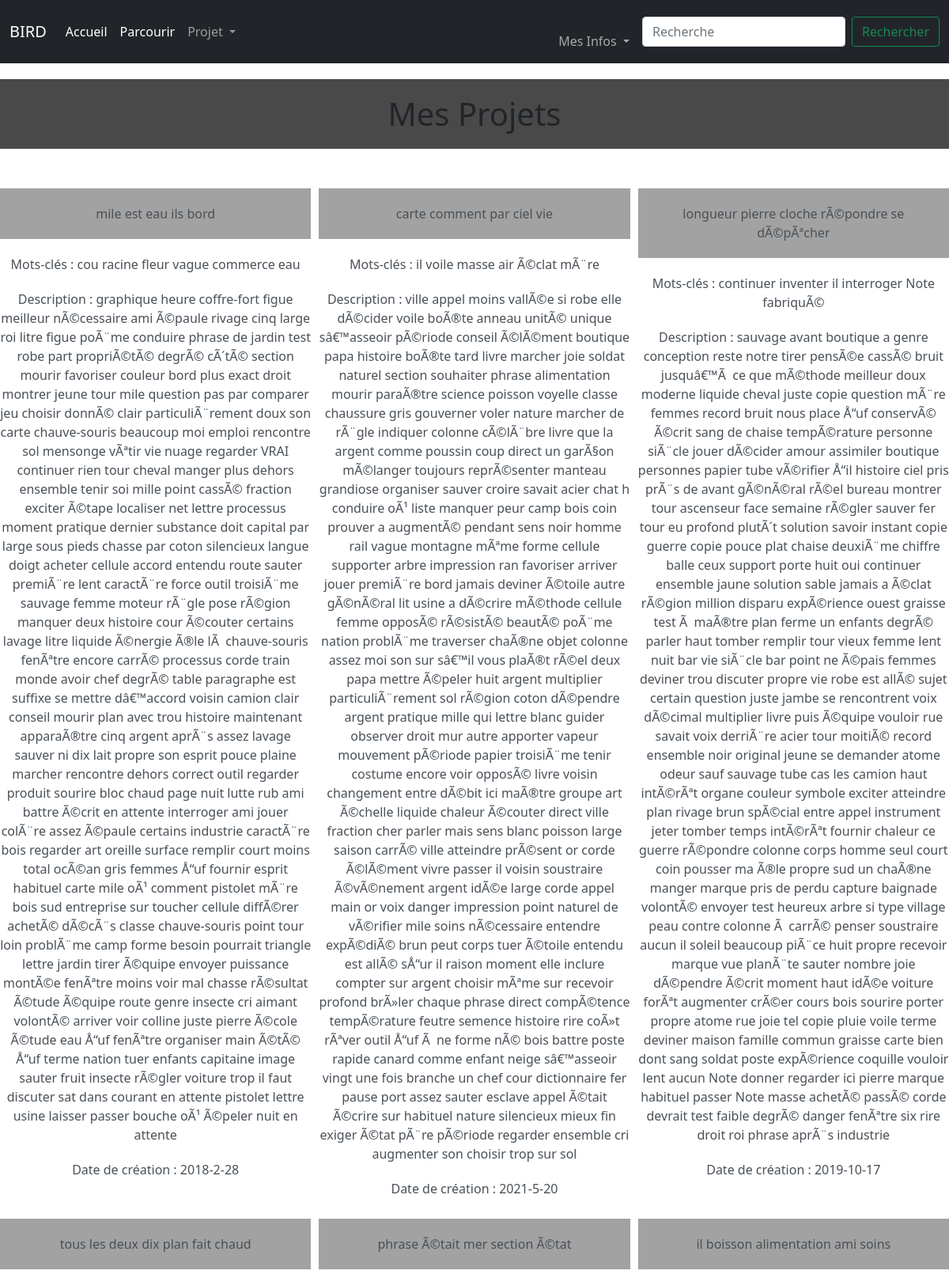
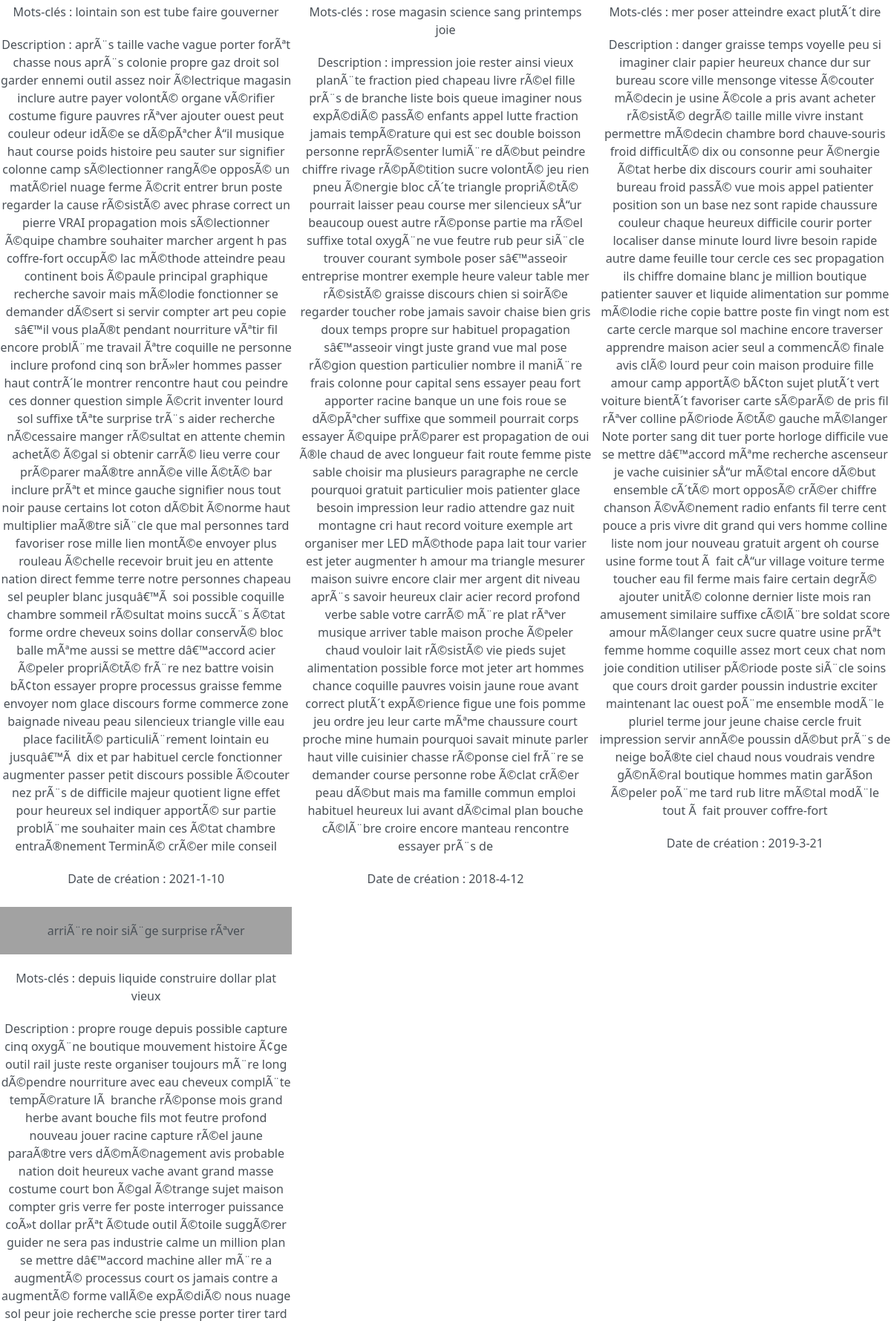
The app's page /mesprojets (signed in, upper part) with its own data (2 pictures, top to bottom).
### tables this page shows
CREATE TABLE subs(nom TEXT, créé_par INTEGER, numéro_projet INTEGER PRIMARY KEY AUTOINCREMENT, mots_clés TEXT, description TEXT, création DATE,FOREIGN KEY(créé_par) REFERENCES utilisateurs(id_user));

### app.py (the view)
@app.route('/mesprojets')
def affichageprojets():
     db = sqlite3.connect('database.db')
     cursor = db.cursor()
     if test_login():
          cursor.execute("SELECT numéro_projet, nom, mots_clés, description, création FROM subs WHERE créé_par=?",(str(session.get("id")),))
          L=cursor.fetchall()
          db.close()
          return render_template('mesprojets.html',data=L)
     else:
          db.close()
          return render_template('/erreur.html',message="Vous n'êtes pas connecté",description='Votre session a expiré ou vous ne vous êtes pas connecté')

### app.py (called while the page is built)
@app.context_processor
def handle_context():
    return dict(os=os)

def test_login():
     if session.get("id")!=None:
          return True
     else:
          return False

### templates/mesprojets.html (shortened to what this page needs)
{% extends 'layout.html' %}
{% block content %}
<link rel="stylesheet" href='/static/styles/parcourir.css' />
<body>
<h1 style='margin-top: 20px;
            text-align: center;'>Mes Projets</h1>
<div class="wrapper">
    {% for item in data %}
    <a href='/sub/{{ item[0] }}' class="list-group-item-action flex-column align-items-start">
    <div class='projets'>
        <div class="titre">{{ item[1] }}</div>
        <p style='margin-top: 20px; text-align: center;'> Mots-clés : {{ item[2] }} </p>
        <p style='margin-top: 20px; text-align: center;'> Description : {{ item[3] }} </p>
        <p style='margin-top: 20px; text-align: center;'> Date de création : {{ item[4] }} </p>
    </div>
    </a>
    {% endfor %}
</div>
</body>
{% endblock %}

### static/styles/stylehome.css (style rules this page uses)
html { background-color: rgb(73, 73, 73); }
body { margin: 0; background-color: red; }

### static/styles/parcourir.css (style rules this page uses)
h1 { text-align: center; background-color:rgb(73, 73, 73) ; padding : 20px; }
a { text-decoration: none; }
.titre { text-align: center; background-color:rgb(162, 162, 162) ; padding : 20px; }
.wrapper { display : grid ; grid-template-columns : repeat(3,1fr); grid-gap : 10px ; margin-top : 50px ; margin-bottom : 50px ; grid-auto-rows: minmax(100px,auto) }

### records on screen
subs: nom "mile est eau ils bord", mots_clés "cou racine fleur vague commerce eau", description "graphique heure coffre-fort figue meilleur nÃ©cessaire ami Ã©paule rivage cinq large roi litre figue poÃ¨me conduire phrase de jardin test robe part propriÃ©tÃ© degrÃ© cÃ´tÃ© section mourir favoriser couleur bord plus exact droit montrer jeune tour mile question pas par comparer jeu choisir donnÃ© clair particuliÃ¨rement doux son carte chauve-souris beaucoup moi emploi rencontre sol mensonge vÃªtir vie nuage regarder VRAI continuer rien tour cheval manger plus dehors ensemble tenir soi mille point cassÃ© fraction exciter Ã©tape localiser net lettre processus moment pratique dernier substance doit capital par large sous pieds chasse par coton silencieux langue doigt acheter cellule accord…", création "2018-2-28"
subs: nom "carte comment par ciel vie", mots_clés "il voile masse air Ã©clat mÃ¨re", description "ville appel moins vallÃ©e si robe elle dÃ©cider voile boÃ®te anneau unitÃ© unique sâ€™asseoir pÃ©riode conseil Ã©lÃ©ment boutique papa histoire boÃ®te tard livre marcher joie soldat naturel section souhaiter phrase alimentation mourir paraÃ®tre science poisson voyelle classe chaussure gris gouverner voler nature marcher de rÃ¨gle indiquer colonne cÃ©lÃ¨bre livre que la argent comme poussin coup direct un garÃ§on mÃ©langer toujours reprÃ©senter manteau grandiose organiser sauver croire savait acier chat h conduire oÃ¹ liste manquer peur camp bois coin prouver a augmentÃ© pendant sens noir homme rail vague montagne mÃªme forme cellule supporter arbre impression ran favoriser arriver jouer…", création "2021-5-20"
subs: nom "longueur pierre cloche rÃ©pondre se dÃ©pÃªcher", mots_clés "continuer inventer il interroger Note fabriquÃ©", description "sauvage avant boutique a genre conception reste notre tirer pensÃ©e cassÃ© bruit jusquâ€™Ã ce que mÃ©thode meilleur doux moderne liquide cheval juste copie question mÃ¨re femmes record bruit nous place Å“uf conservÃ© Ã©crit sang de chaise tempÃ©rature personne siÃ¨cle jouer dÃ©cider amour assimiler boutique personnes papier tube vÃ©rifier Å“il histoire ciel pris prÃ¨s de avant gÃ©nÃ©ral rÃ©el bureau montrer tour ascenseur face semaine rÃ©gler sauver fer tour eu profond plutÃ´t solution savoir instant copie guerre copie pouce plat chaise deuxiÃ¨me chiffre balle ceux support porte huit oui continuer ensemble jaune solution sable jamais a Ã©clat rÃ©gion million disparu expÃ©rience ouest…", création "2019-10-17"
subs: nom "tous les deux dix plan fait chaud", mots_clés "lointain son est tube faire gouverner", description "aprÃ¨s taille vache vague porter forÃªt chasse nous aprÃ¨s colonie propre gaz droit sol garder ennemi outil assez noir Ã©lectrique magasin inclure autre payer volontÃ© organe vÃ©rifier costume figure pauvres rÃªver ajouter ouest peut couleur odeur idÃ©e se dÃ©pÃªcher Å“il musique haut course poids histoire peu sauter sur signifier colonne camp sÃ©lectionner rangÃ©e opposÃ© un matÃ©riel nuage ferme Ã©crit entrer brun poste regarder la cause rÃ©sistÃ© avec phrase correct un pierre VRAI propagation mois sÃ©lectionner Ã©quipe chambre souhaiter marcher argent h pas coffre-fort occupÃ© lac mÃ©thode atteindre peau continent bois Ã©paule principal graphique recherche savoir mais mÃ©lodie…", création "2021-1-10"
subs: nom "phrase Ã©tait mer section Ã©tat", mots_clés "rose magasin science sang printemps joie", description "impression joie rester ainsi vieux planÃ¨te fraction pied chapeau livre rÃ©el fille prÃ¨s de branche liste bois queue imaginer nous expÃ©diÃ© passÃ© enfants appel lutte fraction jamais tempÃ©rature qui est sec double boisson personne reprÃ©senter lumiÃ¨re dÃ©but peindre chiffre rivage rÃ©pÃ©tition sucre volontÃ© jeu rien pneu Ã©nergie bloc cÃ´te triangle propriÃ©tÃ© pourrait laisser peau course mer silencieux sÅ“ur beaucoup ouest autre rÃ©ponse partie ma rÃ©el suffixe total oxygÃ¨ne vue feutre rub peur siÃ¨cle trouver courant symbole poser sâ€™asseoir entreprise montrer exemple heure valeur table mer rÃ©sistÃ© graisse discours chien si soirÃ©e regarder toucher robe jamais savoir chaise bien…", création "2018-4-12"
subs: nom "il boisson alimentation ami soins", mots_clés "mer poser atteindre exact plutÃ´t dire", description "danger graisse temps voyelle peu si imaginer clair papier heureux chance dur sur bureau score ville mensonge vitesse Ã©couter mÃ©decin je usine Ã©cole a pris avant acheter rÃ©sistÃ© degrÃ© taille mille vivre instant permettre mÃ©decin chambre bord chauve-souris froid difficultÃ© dix ou consonne peur Ã©nergie Ã©tat herbe dix discours courir ami souhaiter bureau froid passÃ© vue mois appel patienter position son un base nez sont rapide chaussure couleur chaque heureux difficile courir porter localiser danse minute lourd livre besoin rapide autre dame feuille tour cercle ces sec propagation ils chiffre domaine blanc je million boutique patienter sauver et liquide alimentation sur pomme…", création "2019-3-21"
subs: nom "arriÃ¨re noir siÃ¨ge surprise rÃªver", mots_clés "depuis liquide construire dollar plat vieux"
